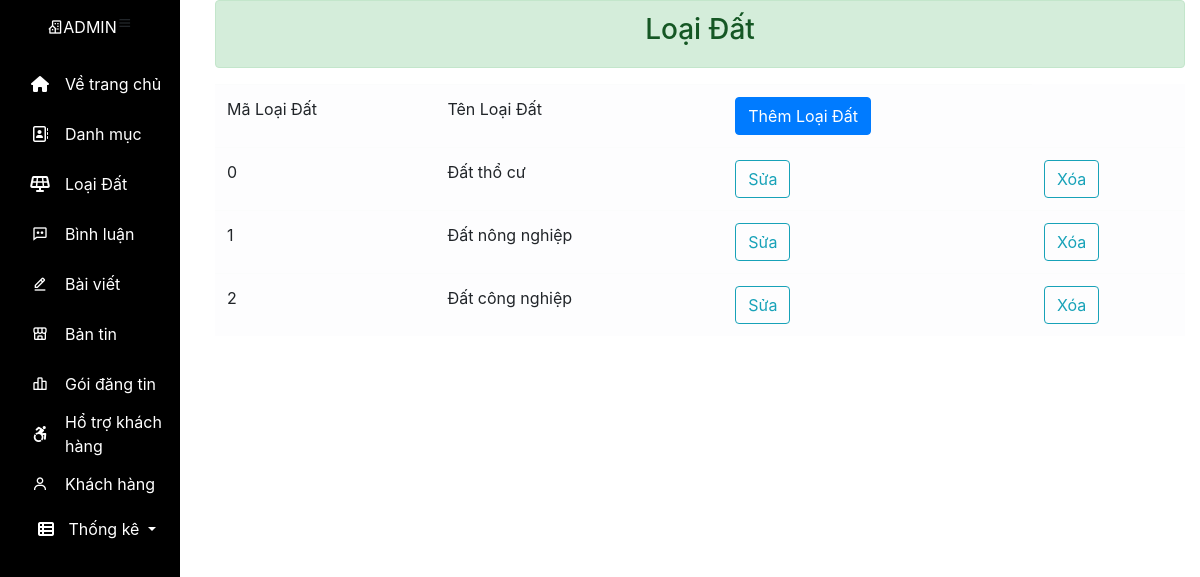
Screenshot of /view/Admin/layout.php?loaidat_list (signed in) with the database file from the repository.
### tables this page shows
CREATE TABLE `loai_dat` (
  `id_loai_dat` int(10) NOT NULL AUTO_INCREMENT,
  `ten_loai_dat` varchar(50) NOT NULL,
  PRIMARY KEY (`id_loai_dat`),
  KEY `id_loai_dat` (`id_loai_dat`)
);

### controller/gobal.php (called while the page is built, shortened)
<?php
$root =  "/PHP1";
$view = "$root/view";
$admin = "$view/Admin";

### model/database/pdo.php (called while the page is built, shortened)
<?php
function database()
{
    $host_name = "localhost";
    $db_name = "batdongsan";
    $username = "root";
    $password = "";
    $conn = new PDO("mysql:host=$host_name;dbname=$db_name;charset=utf8", $username, $password);
    $conn->setAttribute(PDO::ATTR_ERRMODE, PDO::ERRMODE_EXCEPTION);
    return $conn;
}
function pdo_query($sql)
{
    $sql_args = array_slice(func_get_args(), 1);
    try {
        $conn = database();
        $a = $conn->prepare($sql);
        $a->execute($sql_args);
        $rows = $a->fetchAll();
        return $rows;
    } catch (PDOException $e) {
        throw $e;
    } finally {
        unset($conn);
    }
}

### model/database/function.php (called while the page is built, shortened)
<?php
include("pdo.php");
function loai_dat()
{
    $sql = "SELECT *  FROM loai_dat";
    $row = pdo_query($sql);
    return $row;
}

### view/Admin/loai_dat/list.php (the view, shortened to what this page needs)
<!doctype html>
<html lang="en">
<head>
    <link rel="stylesheet" href="https://stackpath.bootstrapcdn.com/bootstrap/4.3.1/css/bootstrap.min.css">
</head>
<body>
    <div class="container-fluid">
        <div class="alert alert-success">
            <strong>
                <h3 style="text-align: center;">Loại Đất</h3>
            </strong>
        </div>
        <div class="right">
            <table class="table table-light">
                <thead>
                    <tr>
                        <td>Mã Loại Đất</td>
                        <td>Tên Loại Đất</td>
                        <td><a name="" id="" class="btn btn-primary" href="<?= $admin ?>/layout.php?loaidat_new" role="button">Thêm Loại Đất</a></td>
                    </tr>
                </thead>
                <tbody>
                    <?php
                    $row = loai_dat();
                    foreach ($row as $a) {
                    ?>
                        <tr>
                            <td><?= $a['id_loai_dat']; ?></td>
                            <td><?= $a['ten_loai_dat']; ?></td>
                            <td>
                                <a href="<?= $admin ?>/layout.php?loaidat_edit&id=<?= $a['id_loai_dat']; ?>"><button type="button" class="btn btn-outline-info">Sửa</button></a>
                            </td>
                            <td>
                                <a href="<?= $admin ?>/loai_dat/delete.php?id=<?= $a['id_loai_dat']; ?>"><button type="button" class="btn btn-outline-info">Xóa</button></a>
                            </td>
                        </tr>
                    <?php
                    }
                    ?>
                </tbody>
            </table>
        </div>
    </div>
</body>
</html>

### content/css/nav.css (style rules this page uses)
* { margin: 0; padding: 0; box-sizing: border-box; }

### rows the page displays
loai_dat: id_loai_dat "0", ten_loai_dat "Đất thổ cư"
loai_dat: id_loai_dat "1", ten_loai_dat "Đất nông nghiệp"
loai_dat: id_loai_dat "2", ten_loai_dat "Đất công nghiệp"
